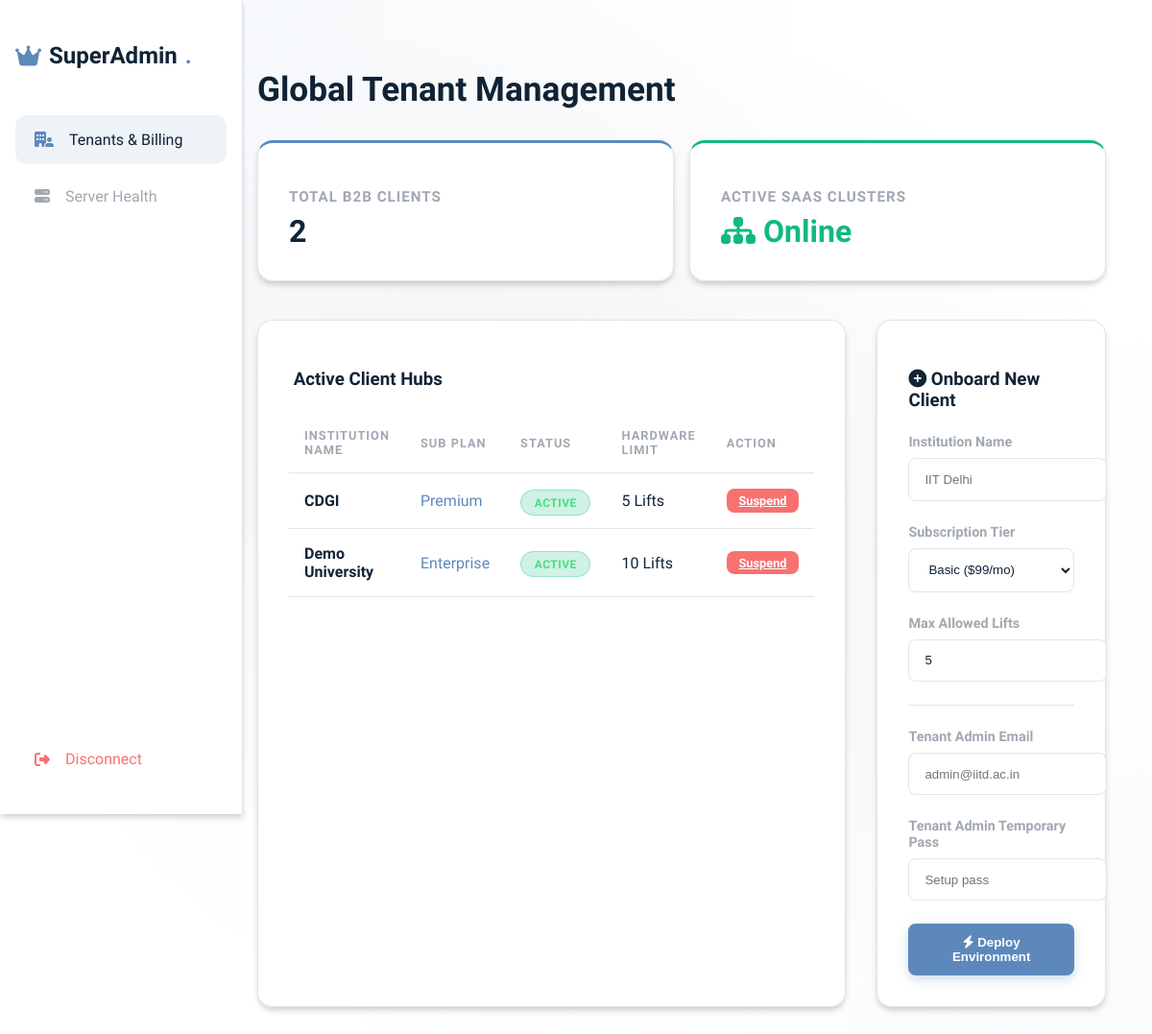
The app's page /superadmin (signed in), older data.
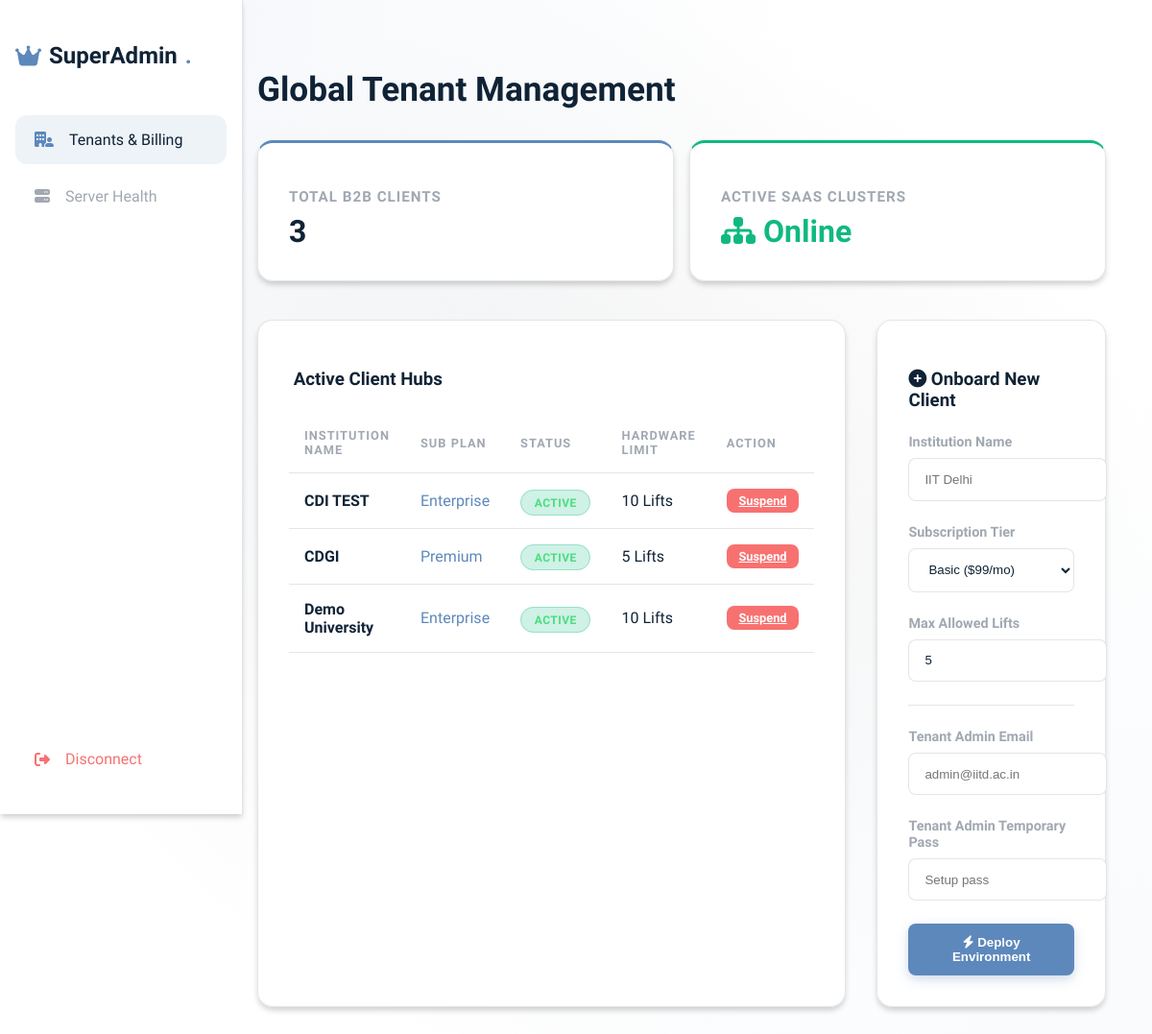
The same page, newer data.
### models.py (models this page shows)
class Tenant(db.Model):
    id = db.Column(db.Integer, primary_key=True)
    name = db.Column(db.String(100), nullable=False) # Equivalent to clg_name
    clg_id = db.Column(db.String(50), nullable=True) # ER Mapping: cfg_id
    No_Floor = db.Column(db.Integer, default=5) # ER Mapping: No_Floor
    max_lifts = db.Column(db.Integer, default=5) # Subscription hardware capacity
    primary_color = db.Column(db.String(20), default='#3b82f6')
    logo_path = db.Column(db.String(255), nullable=True)
    subscription_status = db.Column(db.String(50), default='Active')
    subscription_type = db.Column(db.String(50), default='Premium')
    created_at = db.Column(db.DateTime, default=datetime.utcnow)
    admins = db.relationship('Admin', backref='tenant', lazy=True)
    users = db.relationship('User', backref='tenant', lazy=True)
    lifts = db.relationship('Lift', backref='tenant', lazy=True)

### app.py (the view)
@app.route('/superadmin')
def superadmin_dashboard():
    if 'superadmin_id' not in session: return redirect(url_for('login'))
    tenants = Tenant.query.order_by(Tenant.created_at.desc()).all()
    return render_template('superadmin_dashboard.html', tenants=tenants, total_tenants=len(tenants))

### templates/superadmin_dashboard.html (shortened to what the changed rows need)
{% extends 'base.html' %}
{% block content %}
<div class="dashboard-layout">
    <div class="glass-panel sidebar" style="border-radius: 0; border-top:none; border-bottom:none; border-left:none;">
        <h2 style="margin-bottom: 3rem; font-weight: 800; display:flex; align-items:center; gap:0.5rem; color:var(--text-main);">
            <i class="fa-solid fa-crown" style="color:var(--accent);"></i> SuperAdmin<span style="color:var(--accent)">.</span>
        </h2>
    </div>
    <div class="main-content" style="padding: 3rem;">
        <h1 style="margin-bottom: 2rem; font-size: 2.2rem;">Global Tenant Management</h1>
        <div class="kpi-grid">
            <div class="glass-panel kpi-card" style="border-top: 3px solid var(--accent);">
                <h3>Total B2B Clients</h3>
                <div class="value">{{ total_tenants }}</div>
            </div>
        </div>
        <div style="display: grid; grid-template-columns: 2fr 1fr; gap: 2rem;">
            <div class="glass-panel">
                <table>
                    <thead>
                        <tr>
                            <th>Institution Name</th>
                            <th>Sub Plan</th>
                            <th>Status</th>
                            <th>Hardware Limit</th>
                            <th>Action</th>
                        </tr>
                    </thead>
                    <tbody>
                        {% for t in tenants %}
                        <tr>
                            <td style="font-weight: 600;">{{ t.name }}</td>
                            <td style="color: var(--accent);">{{ t.subscription_type }}</td>
                            <td>
                                {% if t.subscription_status == 'Active' %}
                                <span class="badge badge-success">Active</span>
                                {% else %}
                                <span class="badge badge-danger">Suspended</span>
                                {% endif %}
                            </td>
                            <td>{{ t.max_lifts }} Lifts</td>
                            <td>
                                <a href="{{ url_for('toggle_tenant', id=t.id) }}" class="btn-primary" style="padding: 0.3rem 0.8rem; font-size: 0.8rem; {{ 'background: var(--danger);' if t.subscription_status == 'Active' else '' }} box-shadow:none;">
                                    {{ 'Suspend' if t.subscription_status == 'Active' else 'Reactivate' }}
                                </a>
                            </td>
                        </tr>
                        {% endfor %}
                    </tbody>
                </table>
            </div>
        </div>
    </div>
</div>
{% endblock %}

Row changes from the older to the newer data that the page shows:
added Tenant: name "CDI TEST", subscription_type "Enterprise", shows "ACTIVE", max_lifts "10", subscription_status "Suspend"
Text that changed along with them:
{{ total_tenants }}: "2" → "3"
